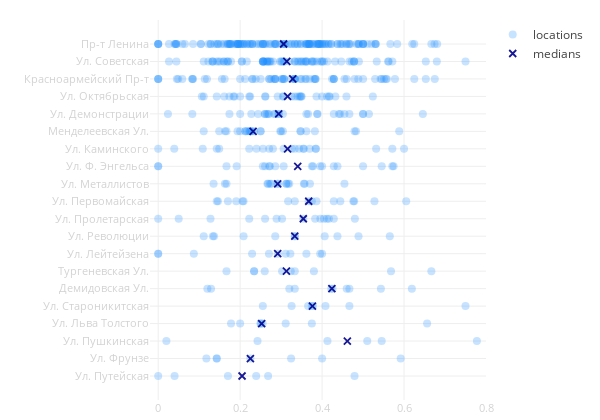

Source (notebook cell):
### Code cell
face_scatter(city_data)

### Figure 1 — Plotly figure (JSON) as saved in the notebook; plotly's stock layout.template omitted (floating-point values rounded to 4 significant figures; data arrays with more than 128 entries replaced by an {"elided": "..."} marker saying what was removed)
{"data": [{"hoverinfo": "text+x", "marker": {"color": "dodgerblue", "opacity": 0.25, "size": 8}, "mode": "markers", "name": "locations", "text": {"elided": "536 str values"}, "type": "scatter", "uid": "1c92b150-4a60-11e9-ba6c-3c15c2cf2370", "x": {"elided": "536 float values"}, "y": {"elided": "536 str values"}}, {"marker": {"color": "darkblue", "line": {"color": "darkblue", "width": 1.8}, "opacity": 0.9, "size": 7, "symbol": "x-thin-open"}, "mode": "markers", "name": "medians", "type": "scatter", "uid": "1c92b3e4-4a60-11e9-be28-3c15c2cf2370", "x": [0.3061, 0.3138, 0.3284, 0.3159, 0.2941, 0.2316, 0.3159, 0.3406, 0.2917, 0.3673, 0.3542, 0.3333, 0.2917, 0.3129, 0.4239, 0.3764, 0.2525, 0.4616, 0.225, 0.2047], "y": ["Пр-т Ленина", "Ул. Советская", "Красноармейский Пр-т", "Ул. Октябрьская", "Ул. Демонстрации", "Менделеевская Ул.", "Ул. Каминского", "Ул. Ф. Энгельса", "Ул. Металлистов", "Ул. Первомайская", "Ул. Пролетарская", "Ул. Революции", "Ул. Лейтейзена", "Тургеневская Ул.", "Демидовская Ул.", "Ул. Староникитская", "Ул. Льва Толстого", "Ул. Пушкинская", "Ул. Фрунзе", "Ул. Путейская"]}], "layout": {"height": 420, "hovermode": "closest", "margin": {"b": 20, "l": 150, "r": 30, "t": 20}, "showlegend": true, "width": 600, "xaxis": {"range": [-0.02, 0.8], "tickfont": {"color": "lightgrey", "size": 11}, "zeroline": false}, "yaxis": {"autorange": "reversed", "tickangle": 0, "tickfont": {"color": "lightgrey", "size": 11}, "zeroline": false}}}
